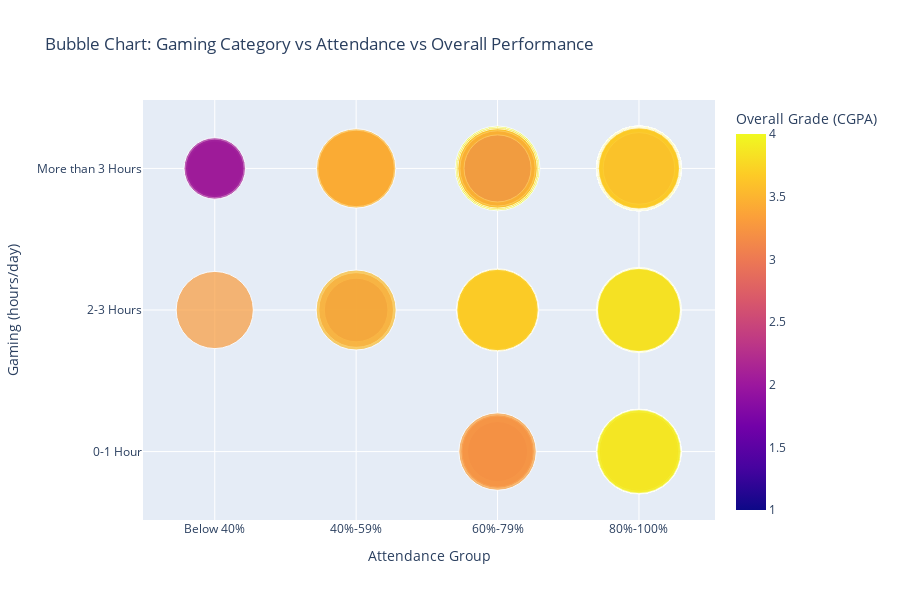

Notebook cell for this chart:
### Markdown cell above
#### 3.2.3 Argument 3 voor perspectief 2

De bubble chart toont het verband tussen dagelijkse gametijd, schoolaanwezigheid en cijfers (CGPA). Uit deze visualisatie blijkt duidelijk dat meer gamen samenhangt met lagere studieprestaties.

### Code cell
df = pd.read_csv("ResearchInformation3.csv")

# Filter relevante kolommen en verwijder missende waarden
df_clean = df[["Gaming", "Attendance", "Overall"]].dropna().copy()

# Omgekeerde logische volgorde voor 'Gaming' (hoogste bovenaan)
gaming_order = ["More than 3 Hours", "2-3 Hours", "0-1 Hour"]
df_clean = df_clean[df_clean["Gaming"].isin(gaming_order)]
df_clean["Gaming"] = pd.Categorical(df_clean["Gaming"], categories=gaming_order, ordered=True)

# Gewenste volgorde voor 'Attendance'
attendance_order = ["Below 40%", "40%-59%", "60%-79%", "80%-100%"]
df_clean = df_clean[df_clean["Attendance"].isin(attendance_order)]
df_clean["Attendance"] = pd.Categorical(df_clean["Attendance"], categories=attendance_order, ordered=True)

# Bubble chart aanmaken
fig = px.scatter(
    df_clean,
    x="Attendance",
    y="Gaming",
    size="Overall",
    color="Overall",
    title="Bubble Chart: Gaming Category vs Attendance vs Overall Performance",
    labels={
        "Attendance": "Attendance Group",
        "Gaming": "Gaming (hours/day)",
        "Overall": "Overall Grade (CGPA)"
    },
    category_orders={
        "Attendance": attendance_order,
        "Gaming": gaming_order
    },
    size_max=60,
    height= 600
)

fig.show()

### Figure 1 — Plotly figure (JSON) as saved in the notebook; plotly's stock layout.template omitted (floating-point values rounded to 4 significant figures; data arrays with more than 128 entries replaced by an {"elided": "..."} marker saying what was removed)
{"data": [{"hovertemplate": "Attendance Group=%{x}<br>Gaming (hours/day)=%{y}<br>Overall Grade (CGPA)=%{marker.color}<extra></extra>", "legendgroup": "", "marker": {"color": {"elided": "493 float values"}, "coloraxis": "coloraxis", "size": {"elided": "493 float values"}, "sizemode": "area", "sizeref": 0.001111, "symbol": "circle"}, "mode": "markers", "name": "", "orientation": "v", "showlegend": false, "type": "scatter", "x": {"elided": "493 str values"}, "xaxis": "x", "y": {"elided": "493 str values"}, "yaxis": "y"}], "layout": {"coloraxis": {"colorbar": {"title": {"text": "Overall Grade (CGPA)"}}, "colorscale": [[0, "#0d0887"], [0.1111, "#46039f"], [0.2222, "#7201a8"], [0.3333, "#9c179e"], [0.4444, "#bd3786"], [0.5556, "#d8576b"], [0.6667, "#ed7953"], [0.7778, "#fb9f3a"], [0.8889, "#fdca26"], [1, "#f0f921"]]}, "height": 600, "legend": {"itemsizing": "constant", "tracegroupgap": 0}, "title": {"text": "Bubble Chart: Gaming Category vs Attendance vs Overall Performance"}, "xaxis": {"anchor": "y", "categoryarray": ["Below 40%", "40%-59%", "60%-79%", "80%-100%"], "categoryorder": "array", "domain": [0, 1], "title": {"text": "Attendance Group"}}, "yaxis": {"anchor": "x", "categoryarray": ["0-1 Hour", "2-3 Hours", "More than 3 Hours"], "categoryorder": "array", "domain": [0, 1], "title": {"text": "Gaming (hours/day)"}}}}
